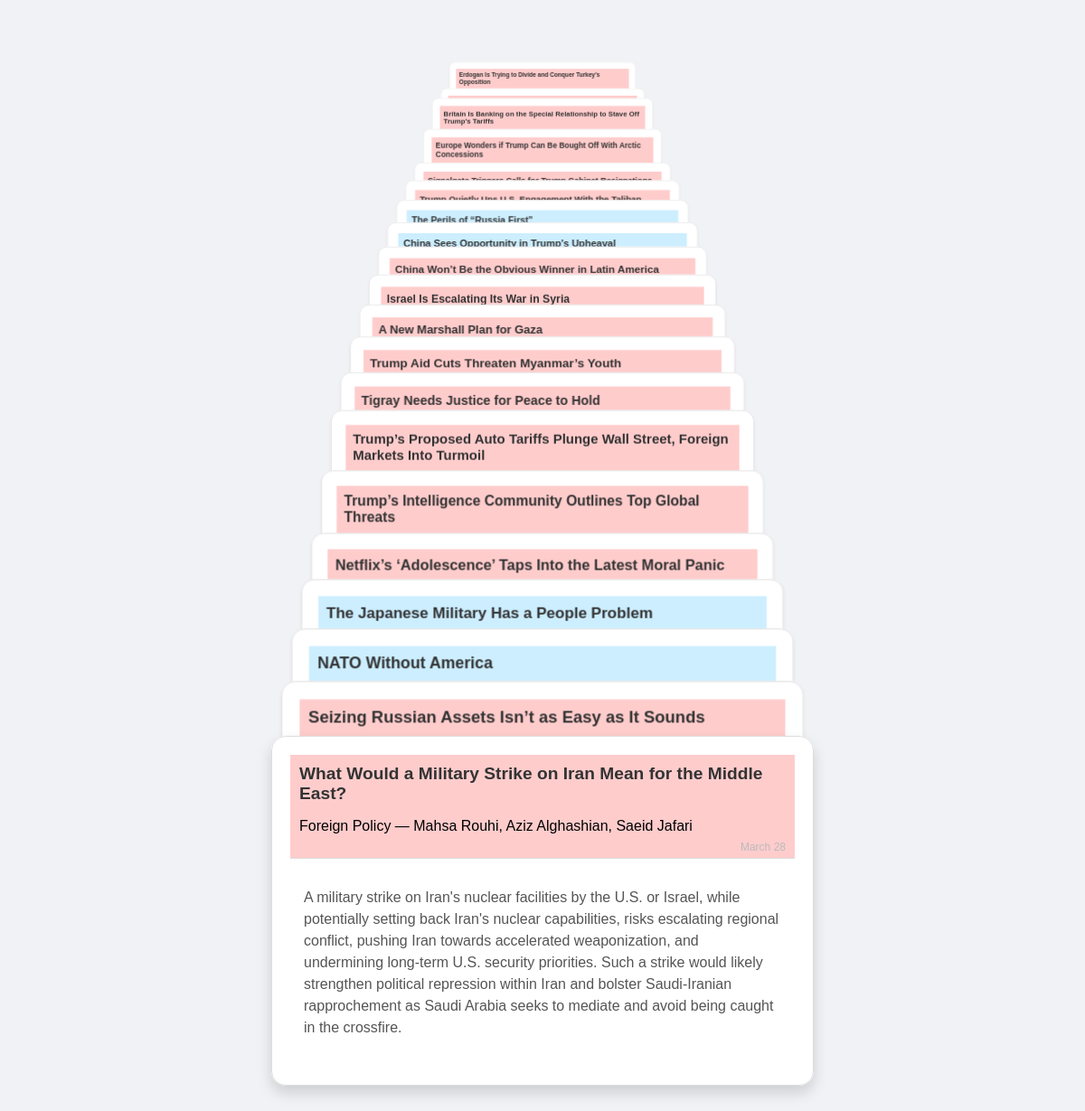
The page / on the database its author committed.
### tables this page shows
CREATE TABLE articles (
            id INTEGER PRIMARY KEY AUTOINCREMENT,
            source TEXT,
            url TEXT UNIQUE,
            title TEXT,
            author TEXT,
            article_text TEXT,
            core_thesis TEXT,
            detailed_abstract TEXT,
            supporting_data_quotes TEXT,
            date_added TIMESTAMP DEFAULT CURRENT_TIMESTAMP
        );

### app.py (the view)
@app.route('/')
def home():
    articles = get_latest_articles(limit=20)
    return render_template('index.html', articles=articles)

### templates/index.html (shortened to what this page needs)
<!DOCTYPE html>
<html lang="en">
<head>
  <link rel="stylesheet" href="{{ url_for('static', filename='styles.css') }}">
</head>
<body>
  <div class="deck">
    {% for article in articles %}
      <div class="card" data-state="0">
        <div class="card-inner">
          <div class="card-front">
            <div class="card-title-container {{ 'fp-title' if article.source == 'Foreign Policy' else 'fa-title' }}">
              <h2 class="card-title">{{ article.title }}</h2>
              <p class="article-source">{{ article.source }} — {{ article.author }}</p>
              <span class="article-date">{% set month_map = {
                '01': 'January',
                '02': 'February',
                '03': 'March',
                '04': 'April',
                '05': 'May',
                '06': 'June',
                '07': 'July',
                '08': 'August',
                '09': 'September',
                '10': 'October',
                '11': 'November',
                '12': 'December'
              } %}
              {% set date_text = article.date_added.split(' ')[0] %}
              {% set parts = date_text.split('-') %}
              {{ month_map[parts[1]] }} {{ parts[2].lstrip('0') }}</span>
            </div>
            <div class="card-content">
              <p>{{ article.core_thesis }}</p>
            </div>
          </div>
          <div class="card-back">
            <div class="card-title-container {{ 'fp-title' if article.source == 'Foreign Policy' else 'fa-title' }}">
              <h2 class="card-title">{{ article.title }}</h2>
              <p class="article-source">{{ article.source }} — {{ article.author }}</p>
              <span class="article-date">{% set month_map = {
                '01': 'January',
                '02': 'February',
                '03': 'March',
                '04': 'April',
                '05': 'May',
                '06': 'June',
                '07': 'July',
                '08': 'August',
                '09': 'September',
                '10': 'October',
                '11': 'November',
                '12': 'December'
              } %}
              {% set date_text = article.date_added.split(' ')[0] %}
              {% set parts = date_text.split('-') %}
              {{ month_map[parts[1]] }} {{ parts[2].lstrip('0') }}</span>
            </div>
            <div class="card-content">
              <p>{{ article.detailed_abstract }}</p>
            </div>
          </div>
        </div>
      </div>
    {% endfor %}
  </div>
</body>
</html>

### static/styles.css (style rules this page uses)
body { font-family: 'Arial', sans-serif; background: #f0f2f5; display: flex; justify-content: center; align-items: flex-start; min-height: 100vh; margin: 0; padding: 20px; box-sizing: border-box; }
.deck { display: flex; flex-direction: column; align-items: center; width: 100%; max-width: 600px; perspective: 1500px; }
.card { width: 100%; overflow: hidden; transition: transform 0.3s ease, height 0.3s ease, margin-bottom 0.3s ease, box-shadow 0.3s ease; margin-bottom: 20px; background: #fff; border-radius: 16px; cursor: pointer; position: relative; }
.card.stacked { height: 40px; margin-bottom: calc(-30px + -2.7px * var(--depth)); transform: translateZ(calc(-7px * var(--depth))) scale(calc(1 - 0.033 * var(--depth))); z-index: calc(100 - var(--depth)); box-shadow: 0 2px 4px rgba(0, 0, 0, 0.1); transform-origin: top; }
.card.expanded, .card.flipped { transform: translateZ(0) scale(1); z-index: 101; box-shadow: 0 8px 16px rgba(0, 0, 0, 0.15); }
.card-inner { position: relative; width: 100%; height: 100%; transition: transform 0.6s; transform-style: preserve-3d; }
.card-front, .card-back { position: absolute; width: 100%; backface-visibility: hidden; background: #fff; padding: 20px; box-sizing: border-box; border: 1px solid #ddd; border-radius: 16px; }
.card-front { transform: rotateY(0deg); }
.card-back { transform: rotateY(180deg); }
.article-date { position: absolute; bottom: 5px; right: 10px; font-size: 0.75em; color: #bbb; font-weight: normal; }
.card-title-container { padding: 10px; background: #e9ecef; border-bottom: 1px solid #ddd; position: relative; }
.card-title { margin: 0; font-size: 1.2em; color: #333; }
.card-content { padding: 15px; font-size: 1em; line-height: 1.5; color: #555; }
.fp-title { background-color: #ffcccc; }
.fa-title { background-color: #cceeff; }
.card-back .card-content p { white-space: pre-wrap; }

### rows shown on the page
articles: title "Erdogan Is Trying to Divide and Conquer Turkey’s Opposition"
articles: title "Britain Is Banking on the Special Relationship to Stave Off Trump’s Tariffs"
articles: title "Europe Wonders if Trump Can Be Bought Off With Arctic Concessions"
articles: title "Trump Quietly Ups U.S. Engagement With the Taliban"
articles: title "The Perils of “Russia First”"
articles: title "China Sees Opportunity in Trump’s Upheaval"
articles: title "China Won’t Be the Obvious Winner in Latin America"
articles: title "Israel Is Escalating Its War in Syria"
articles: title "A New Marshall Plan for Gaza"
articles: title "Trump Aid Cuts Threaten Myanmar’s Youth"
articles: title "Tigray Needs Justice for Peace to Hold"
articles: title "Trump’s Proposed Auto Tariffs Plunge Wall Street, Foreign Markets Into Turmoil"
articles: title "Trump’s Intelligence Community Outlines Top Global Threats"
articles: title "Netflix’s ‘Adolescence’ Taps Into the Latest Moral Panic"
articles: title "The Japanese Military Has a People Problem"
articles: title "NATO Without America"
articles: title "Seizing Russian Assets Isn’t as Easy as It Sounds"
articles: title "What Would a Military Strike on Iran Mean for the Middle East?", source "Foreign Policy", author "Mahsa Rouhi, Aziz Alghashian, Saeid Jafari", month_map "March", parts "28", core_thesis "A military strike on Iran's nuclear facilities by the U.S. or Israel, while potentially setting back Iran's nuclear capabilities, risks escalating regional conflict, pushing Iran towards accelerated weaponization, and undermining long-term U.S. security priorities. Such a strike would likely strengthen political repression within Iran and bolster Saudi-Iranian rapprochement as Saudi Arabia seeks to mediate and avoid being caught in the crossfire."
